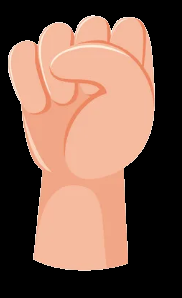
#> input picture images/0.png, 182 x 298 px, given in place of the camera
$ python 10_conturs_using_thresold.py
#> lines starting #> are read from the running program, lines starting #| are printed output that depends on the picture; after the words box and inside, x2 and y2 are one past the last pixel; in counts of white or black regions, pixels touching at a corner belong together
import cv2 as cv
import numpy as np

## reading a video
capture = cv.VideoCapture(0)
while True:
    # changing the frame in every iteration
    isTrue, frame = capture.read()
#> frame is the input picture: shape (298, 182, 3); mean B, G, R 77.7, 92.3, 124.3

    # creating a black page having the dimension same as the video captured
    black = np.zeros(frame.shape, dtype="uint8")
    cv.imshow("blank page", black)

    # fliping the frame
    flipped_frame = cv.flip(frame, 1)
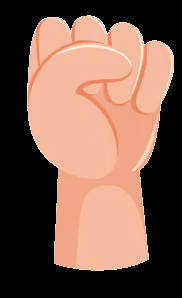
#> flipped_frame: shape (298, 182, 3); mean B, G, R 77.7, 92.3, 124.3
    cv.imshow("flipped_image", flipped_frame)

    # making the image gray
    gray_frame = cv.cvtColor(flipped_frame, cv.COLOR_BGR2GRAY)
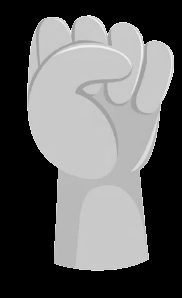
#> gray_frame: shape (298, 182); min 0, max 251, mean 100.1
    cv.imshow("gray_frame", gray_frame)

    # converting the frame in canny value
    canny_frame = cv.Canny(flipped_frame, 120, 175)
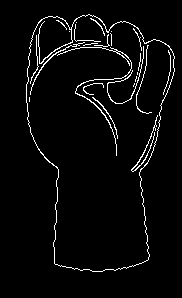
#> canny_frame: shape (298, 182); 3.7% white in thin lines or dots, all inside (x1, y1, x2, y2) = (26, 14, 175, 272)
    cv.imshow("canny_frame", canny_frame)


    # converting the frame in thresh frame
    ret, thresh = cv.threshold(gray_frame, 120, 205, cv.THRESH_BINARY)
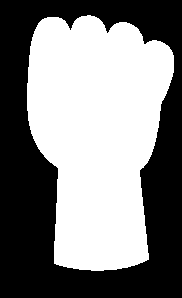
#> thresh: shape (298, 182); values 0 (black) and 205 (white), 50.9% white; 1 black region
    cv.imshow("thresh frame", thresh)

    # finding the contours from the thresh
    contours, hierarchy = cv.findContours(thresh, cv.RETR_EXTERNAL, cv.CHAIN_APPROX_SIMPLE)
#> contours = 1 contour; box (x1, y1, x2, y2) and area: (27, 15, 174, 271) 27239

    # creating the final frames containing the contours
    contoured_frame = cv.drawContours(black, contours, -1, (0, 255, 255), 1)
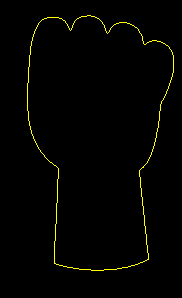
#> contoured_frame: shape (298, 182, 3); mean of channels 0, 1, 2 0, 3.3, 3.3; drawn as B, G, R
    cv.imshow("contoured_frame", contoured_frame)

    if cv.waitKey(17) == ord('d'):
#> (key Esc is pressed here)
        break

capture.release()
cv.destroyAllWindows()

$ run again, on images/1.png
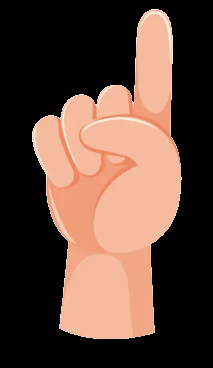
#> input picture images/1.png, 213 x 368 px, given in place of the camera
#> frame is the input picture: shape (368, 213, 3); mean B, G, R 58.7, 70, 94.5
#> canny_frame: shape (368, 213); 2.6% white in thin lines or dots, all inside (x1, y1, x2, y2) = (30, 8, 182, 340)
#> `ret, thresh = cv.threshold(gray_frame, 120, 205, cv.THRESH_BINARY)`:
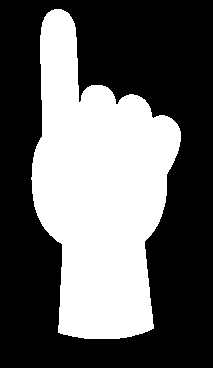
#> thresh: shape (368, 213); values 0 (black) and 205 (white), 38.7% white; 1 white region
#> contours = 1 contour; box (x1, y1, x2, y2) and area: (31, 9, 181, 339) 29907
#> `contoured_frame = cv.drawContours(black, contours, -1, (0, 255, 255), 1)`:
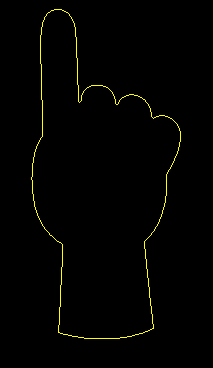
#> contoured_frame: shape (368, 213, 3); mean of channels 0, 1, 2 0, 2.8, 2.8; drawn as B, G, R

$ run again, on images/2.png
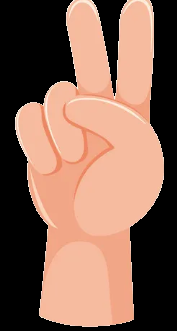
#> input picture images/2.png, 177 x 331 px, given in place of the camera
#> frame is the input picture: shape (331, 177, 3); mean B, G, R 85.3, 101, 135.1
#> canny_frame: shape (331, 177); 3.8% white in thin lines or dots, all inside (x1, y1, x2, y2) = (12, 0, 163, 328)
#> `ret, thresh = cv.threshold(gray_frame, 120, 205, cv.THRESH_BINARY)`:
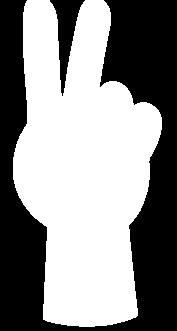
#> thresh: shape (331, 177); values 0 (black) and 205 (white), 55.2% white; 2 black regions
#> contours = 1 contour; box (x1, y1, x2, y2) and area: (13, 0, 162, 327) 31853
#> `contoured_frame = cv.drawContours(black, contours, -1, (0, 255, 255), 1)`:
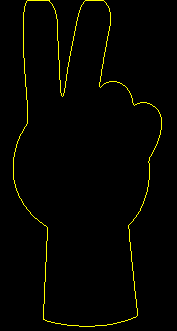
#> contoured_frame: shape (331, 177, 3); mean of channels 0, 1, 2 0, 4.4, 4.4; drawn as B, G, R

$ run again, on images/3.png
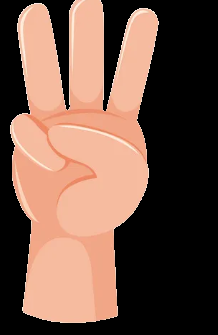
#> input picture images/3.png, 218 x 335 px, given in place of the camera
#> frame is the input picture: shape (335, 218, 3); mean B, G, R 71.1, 84.3, 112.9
#> canny_frame: shape (335, 218); 3.2% white in thin lines or dots, all inside (x1, y1, x2, y2) = (58, 0, 209, 324)
#> `ret, thresh = cv.threshold(gray_frame, 120, 205, cv.THRESH_BINARY)`:
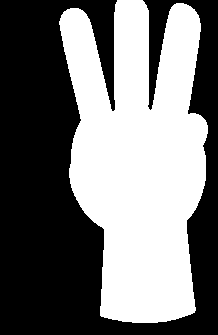
#> thresh: shape (335, 218); values 0 (black) and 205 (white), 46.2% white; 1 white region
#> contours = 1 contour; box (x1, y1, x2, y2) and area: (59, 0, 208, 323) 33150
#> `contoured_frame = cv.drawContours(black, contours, -1, (0, 255, 255), 1)`:
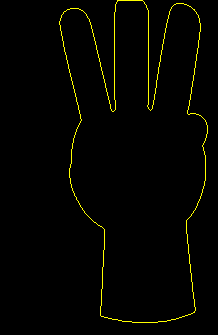
#> contoured_frame: shape (335, 218, 3); mean of channels 0, 1, 2 0, 4.2, 4.2; drawn as B, G, R
